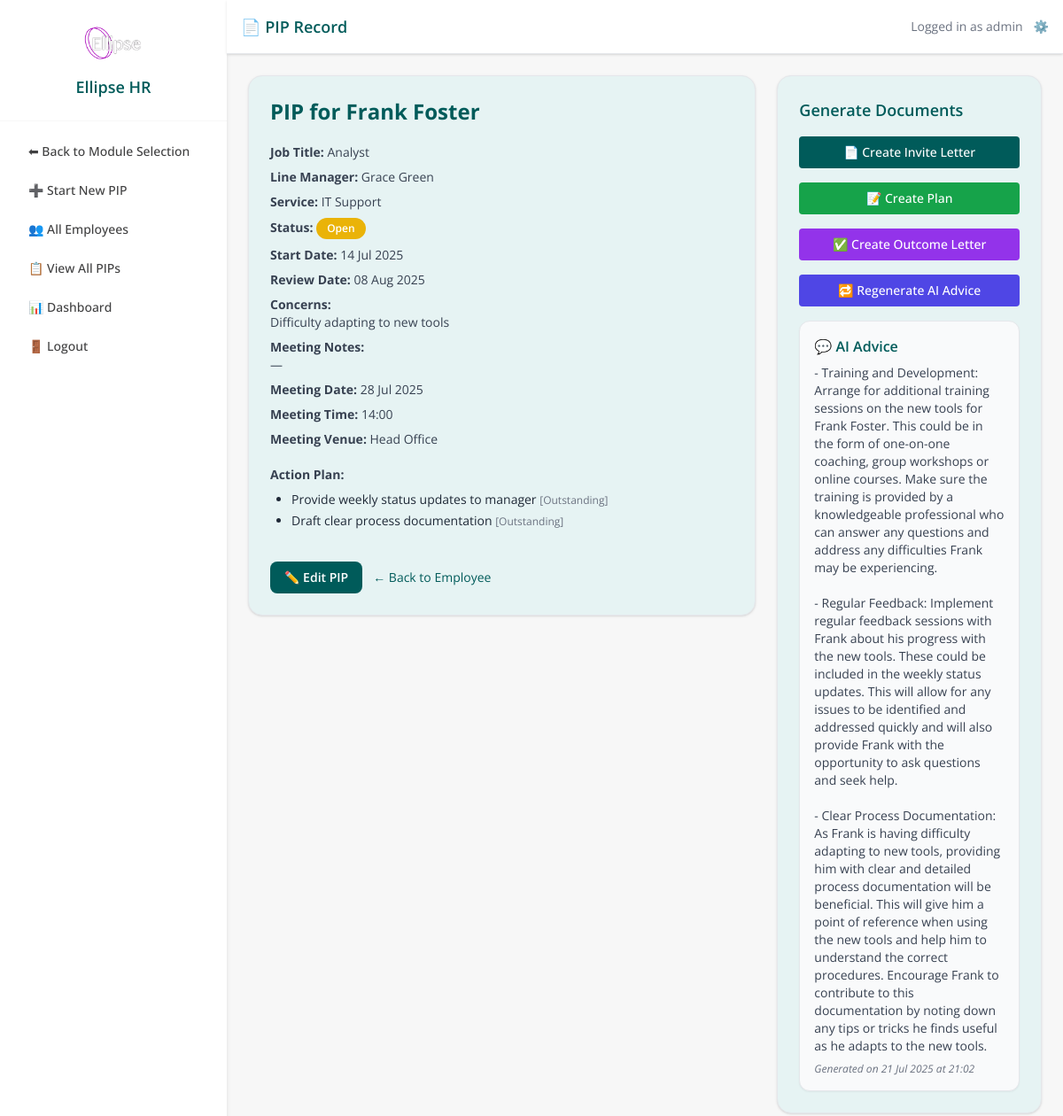
/pip/6 (signed in), run on an earlier commit of the app's database.
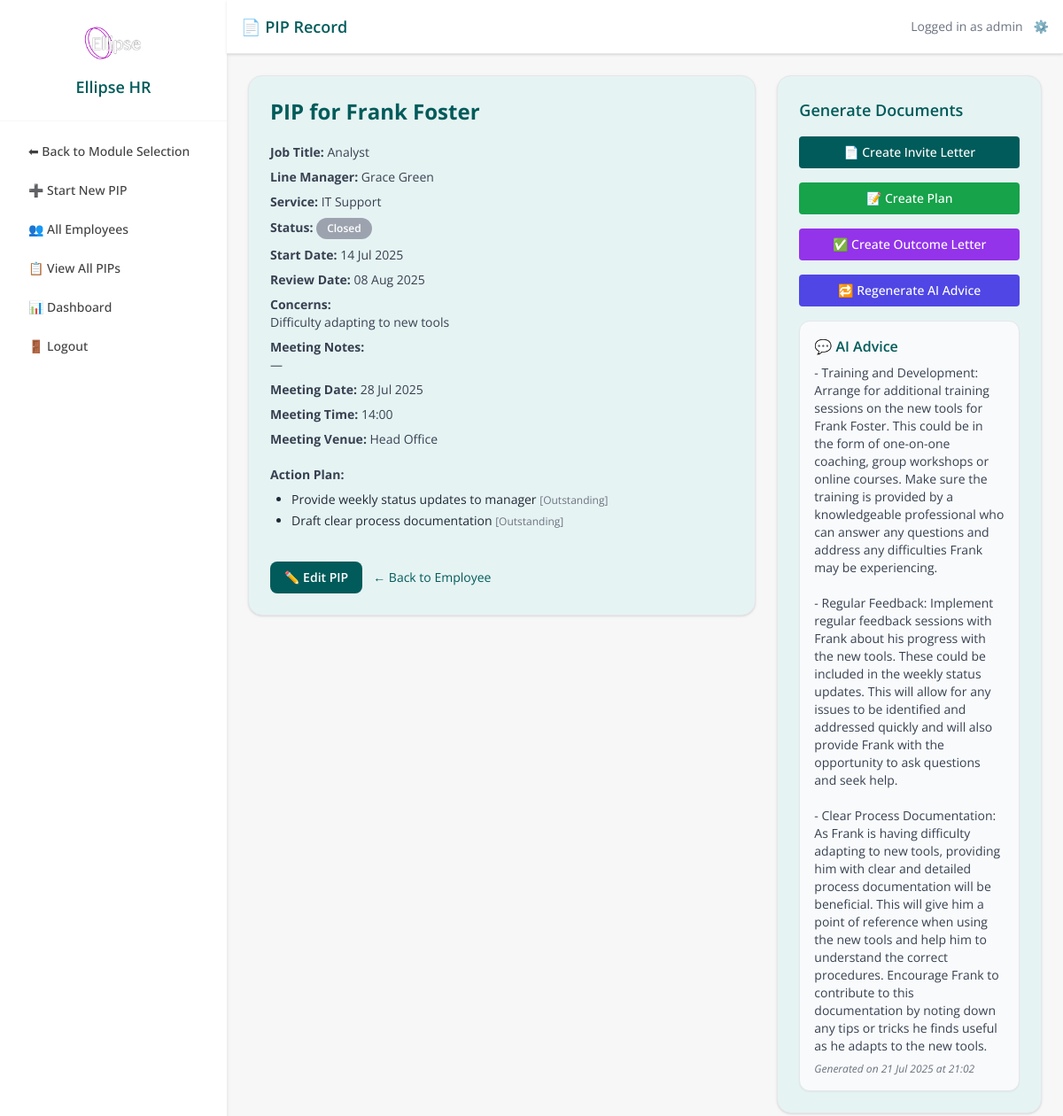
And on a later commit of the database.
### models.py (models this page shows)
class PIPActionItem(db.Model):
    __tablename__ = 'pip_action_item'
    id = db.Column(db.Integer, primary_key=True)
    pip_record_id = db.Column(db.Integer, db.ForeignKey('pip_record.id'), nullable=False)
    description = db.Column(db.Text, nullable=False)
    status = db.Column(db.String(20), default='Outstanding')
    created_at = db.Column(db.DateTime, default=datetime.utcnow)
    pip_record = db.relationship(
        'PIPRecord',
        back_populates='action_items'
    )

class PIPRecord(db.Model):
    __tablename__ = 'pip_record'
    id = db.Column(db.Integer, primary_key=True)
    employee_id = db.Column(db.Integer, db.ForeignKey('employee.id'), nullable=False)
    concerns = db.Column(db.Text, nullable=False)
    start_date = db.Column(db.Date, nullable=False)
    review_date = db.Column(db.Date, nullable=False)
    meeting_notes = db.Column(db.Text)
    status = db.Column(db.String(20), default='Open')
    created_by = db.Column(db.String(100))
    created_at = db.Column(db.DateTime, default=datetime.utcnow)
    last_updated = db.Column(db.DateTime, default=datetime.utcnow, onupdate=datetime.utcnow)
    ai_advice = db.Column(db.Text)
    ai_advice_generated_at = db.Column(db.DateTime)
    capability_meeting_date = db.Column(db.DateTime, nullable=True)
    capability_meeting_time = db.Column(db.String, nullable=True)
    capability_meeting_venue = db.Column(db.String, nullable=True)
    employee = db.relationship('Employee', back_populates='pips')
    action_items = db.relationship(
        'PIPActionItem',
        back_populates='pip_record',
        cascade='all, delete-orphan',
        lazy=True
    )
    timeline_events = db.relationship(
        'TimelineEvent',
        back_populates='pip_record',
        cascade='all, delete-orphan',
        lazy=True
    )

### app.py (the view)
@app.route('/pip/<int:id>')
@login_required
def pip_detail(id):
    pip = PIPRecord.query.get_or_404(id)
    employee = pip.employee
    return render_template('pip_detail.html', pip=pip, employee=employee)

### app.py (called while the page is built)
@app.context_processor
def inject_module():
    return dict(active_module=session.get('active_module'))

@login_manager.user_loader
def load_user(user_id):
    return db.session.get(User, int(user_id))

@app.before_request
def set_active_module():
    path = request.path.lower()
    if path.startswith('/pip/') or \
       path.startswith('/employee/') or \
       path in ['/dashboard', '/pip_list', '/employee/list', '/employee/add', '/pip/select-employee']:
        session['active_module'] = 'PIP'
    elif path.startswith('/probation/'):
        session['active_module'] = 'Probation'
    elif path == '/':
        session.pop('active_module', None)

### models.py (called while the page is built)
    def is_superuser(self):
        return self.admin_level == 2

### templates/pip_detail.html (shortened to what the changed rows need)
{% extends 'base.html' %}
{% block page_title %}📄 PIP Record{% endblock %}
{% block content %}
<div class="flex flex-col lg:flex-row gap-6 max-w-7xl mx-auto">
  <div class="flex-1">
    <div class="bg-[#e6f3f3] shadow rounded-2xl p-4 sm:p-6 border border-gray-200 space-y-5">
      <h1 class="text-xl sm:text-2xl font-bold text-[#005b5a]">
        PIP for {{ employee.first_name }} {{ employee.last_name }}
      </h1>
      <div class="text-sm text-gray-700 space-y-2">
        <p><strong>Job Title:</strong> {{ employee.job_title }}</p>
        <p><strong>Line Manager:</strong> {{ employee.line_manager }}</p>
        <p><strong>Service:</strong> {{ employee.service }}</p>
        <p><strong>Status:</strong>
          {% if pip.status == 'Open' %}
            <span class="inline-block px-3 py-1 text-xs font-semibold text-white bg-yellow-500 rounded-full">Open</span>
          {% elif pip.status == 'Completed' %}
            <span class="inline-block px-3 py-1 text-xs font-semibold text-white bg-green-600 rounded-full">Completed</span>
          {% elif pip.status == 'Overdue' %}
            <span class="inline-block px-3 py-1 text-xs font-semibold text-white bg-red-600 rounded-full">Overdue</span>
          {% else %}
            <span class="inline-block px-3 py-1 text-xs font-semibold text-white bg-gray-400 rounded-full">{{ pip.status }}</span>
          {% endif %}
        </p>
        <p><strong>Start Date:</strong> {{ pip.start_date.strftime('%d %b %Y') }}</p>
        <p><strong>Review Date:</strong> {{ pip.review_date.strftime('%d %b %Y') }}</p>
        <p><strong>Concerns:</strong><br>{{ pip.concerns }}</p>
        <p><strong>Meeting Notes:</strong><br>{{ pip.meeting_notes or '—' }}</p>
        <p><strong>Meeting Date:</strong> {{ pip.capability_meeting_date.strftime('%d %b %Y') if pip.capability_meeting_date else '—' }}</p>
        <p><strong>Meeting Time:</strong> {{ pip.capability_meeting_time or '—' }}</p>
        <p><strong>Meeting Venue:</strong> {{ pip.capability_meeting_venue or '—' }}</p>
      </div>
      <div>
        {% if pip.action_items %}
          <ul class="list-disc pl-4 sm:pl-6 mt-2 text-sm text-gray-800 space-y-1">
            {% for action in pip.action_items %}
              <li>
                {{ action.description }}
                <span class="text-xs text-gray-500">[{{ action.status }}]</span>
              </li>
            {% endfor %}
          </ul>
        {% else %}
          <p class="text-sm text-gray-500">No actions recorded.</p>
        {% endif %}
      </div>
    </div>
  </div>
  <aside class="lg:w-1/3 bg-[#e6f3f3] border border-gray-200 shadow rounded-2xl p-4 sm:p-6 space-y-4">
    <h2 class="text-lg font-semibold text-[#005b5a]">Generate Documents</h2>
    {% if pip.ai_advice %}
      <div class="mt-4 p-4 bg-gray-50 border border-gray-200 rounded-xl shadow-sm">
        <h3 class="text-md font-semibold text-[#005b5a] mb-2">💬 AI Advice</h3>
        <p class="text-sm text-gray-700 whitespace-pre-line mb-2">{{ pip.ai_advice }}</p>
        <p class="text-xs text-gray-500 italic">
          Generated on {{ pip.ai_advice_generated_at.strftime('%d %b %Y at %H:%M') }}
        </p>
      </div>
    {% endif %}
  </aside>
</div>
{% endblock %}

What changed in the data, as far as the page shows it:
changed PIPRecord "Difficulty adapting to new tools": status (not shown) → "Closed"
Also different on the page:
text no longer shown: "Open"
